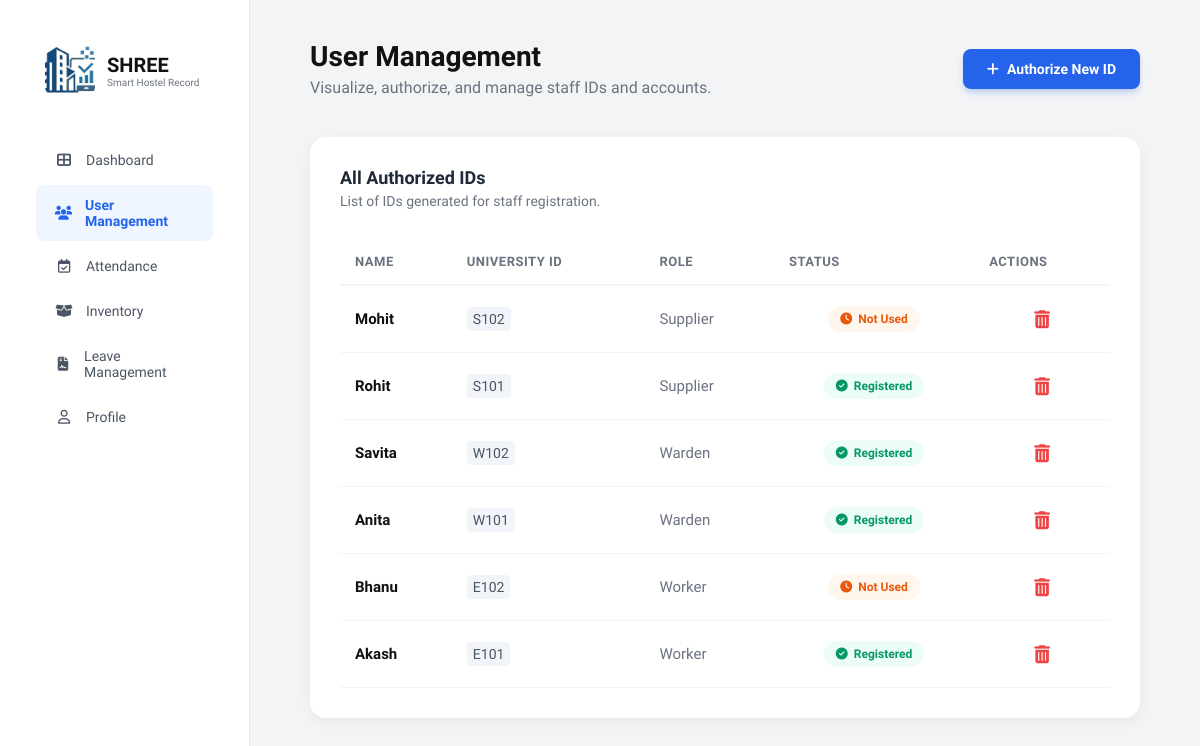
Page /Shree-admin/users/ (signed in) on the earlier database version.
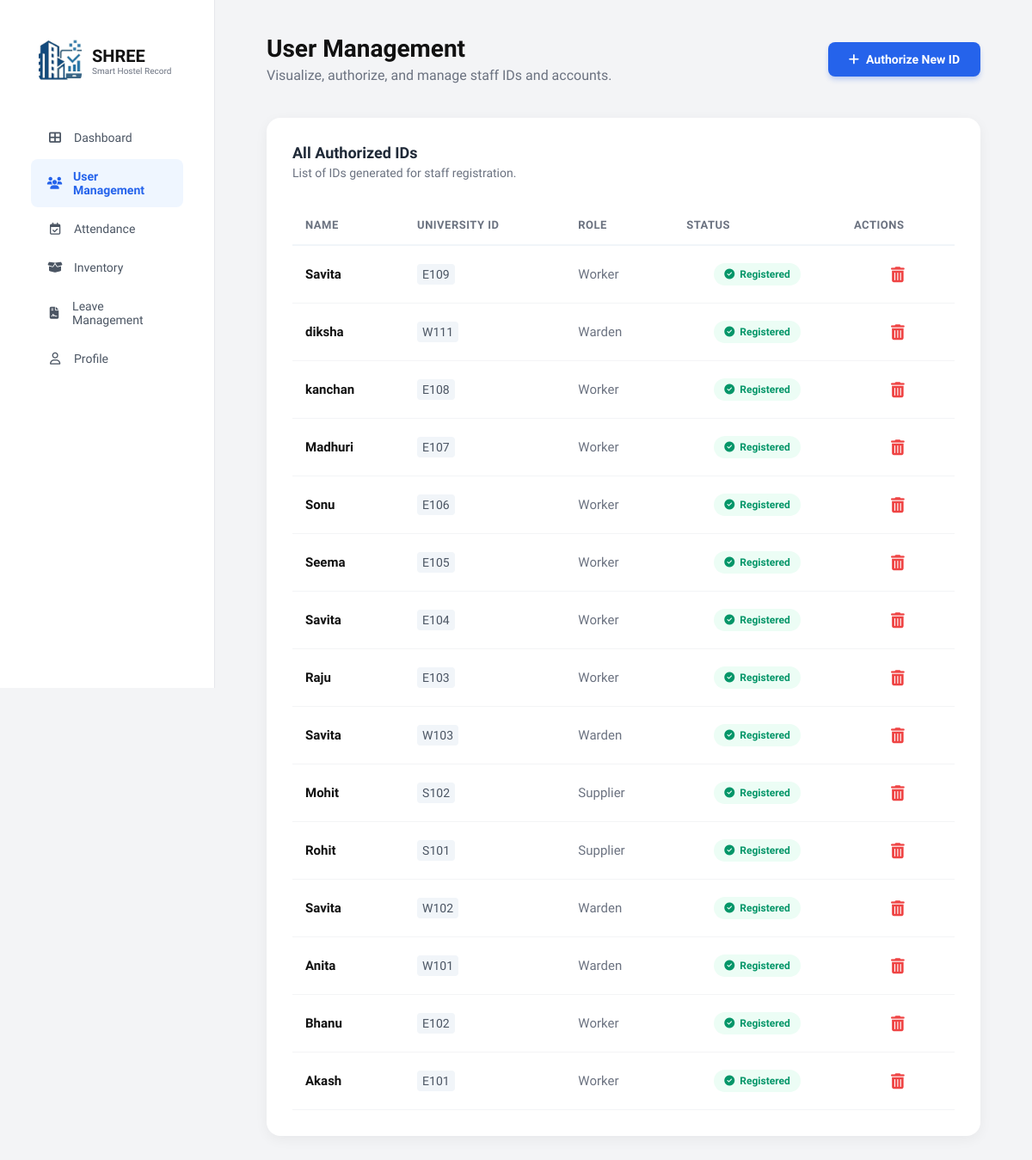
Same page on the later database version.
### accounts/models.py (models this page shows, shortened)
class UniversityID(models.Model):
    university_id = models.CharField(max_length=50, unique=True)
    full_name = models.CharField(max_length=100)
    role = models.CharField(max_length=20, choices=User.ROLE_CHOICES)
    is_used = models.BooleanField(default=False)

### Shree1/views.py (the view)
# urls.py: path('Shree-admin/users/', views.admin_user_management, name='admin_user_management'),
@login_required
def admin_user_management(request):
    wardens = Warden.objects.all()
    workers = Worker.objects.all()
    auth_ids = UniversityID.objects.all().order_by('-id')
    return render(request, 'Shree1/admin_user_management.html', {
        'wardens': wardens,
        'workers': workers,
        'auth_ids': auth_ids
    })

### templates/Shree1/admin_user_management.html (shortened to what this page needs)
{% load static %}
<!doctype html>
<html lang="en">
  <head>
    <link
      rel="stylesheet"
      href="{% static 'Shree1/css/dashboardAdmin.css' %}"
    />
    <link
      rel="stylesheet"
      href="{% static 'Shree1/css/admin_user_management.css' %}"
    />
    <link
      rel="stylesheet"
      href="https://cdnjs.cloudflare.com/ajax/libs/font-awesome/6.5.1/css/all.min.css"
    />
  </head>
  <body>
    <div class="admin-page-container">
      <aside class="sidebar">
        <div class="logo-area">
          <img
            src="{% static 'Shree1/images/logo_img.jpeg' %}"
            alt="SHREE Logo"
            class="nav-logo-file"
          />
          <div class="logo-text">
            <h2 class="brand-name">SHREE</h2>
            <p class="brand-subtext">Smart Hostel Record</p>
          </div>
        </div>
        <nav class="side-nav">
          <a href="{% url 'admin_dashboard' %}" class="nav-link">
            <i class="fa-solid fa-table-cells-large nav-icon"></i> Dashboard
          </a>
          <a href="{% url 'admin_user_management' %}" class="nav-link active">
            <i class="fa-solid fa-users nav-icon"></i> User Management
          </a>
          <a href="{% url 'admin_attendance' %}" class="nav-link">
            <i class="fa-regular fa-calendar-check nav-icon"></i> Attendance
          </a>
          <a href="{% url 'admin_inventory' %}" class="nav-link">
            <i class="fa-solid fa-box-open nav-icon"></i> Inventory
          </a>
          <a href="{% url 'admin_leave_Management' %}" class="nav-link">
            <i class="fa-solid fa-file-contract nav-icon"></i> Leave Management
          </a>
          <a href="{% url 'admin_profile' %}" class="nav-link">
            <i class="fa-regular fa-user nav-icon"></i> Profile
          </a>
        </nav>
      </aside>
      <main class="main-body">
        <header class="main-header">
          <div class="header-left">
            <h1>User Management</h1>
            <p class="header-subtitle">
              Visualize, authorize, and manage staff IDs and accounts.
            </p>
          </div>
          <div class="header-right">
            <button class="add-new-btn" onclick="openModal()">
              <i class="fa-solid fa-plus"></i> Authorize New ID
            </button>
          </div>
        </header>
        <div class="white-card">
          <div class="card-header-bar">
            <h3>All Authorized IDs</h3>
            <p class="card-subtitle">
              List of IDs generated for staff registration.
            </p>
          </div>
          <table class="user-data-table">
            <thead>
              <tr>
                <th>Name</th>
                <th>University ID</th>
                <th>Role</th>
                <th class="centered-head">Status</th>
                <th class="centered-head">Actions</th>
              </tr>
            </thead>
            <tbody>
              {% for id_obj in auth_ids %}
              <tr>
                <td class="name-cell">{{ id_obj.full_name }}</td>
                <td class="uni-id-cell">
                  <code>{{ id_obj.university_id }}</code>
                </td>
                <td class="role-cell">{{ id_obj.role|capfirst }}</td>
                <td class="centered-cell">
                  {% if id_obj.is_used %}
                  <span class="status-indicator registered">
                    <i class="fa-solid fa-circle-check"></i> Registered
                  </span>
                  {% else %}
                  <span class="status-indicator pending">
                    <i class="fa-solid fa-clock"></i> Not Used
                  </span>
                  {% endif %}
                </td>
                <td class="centered-cell">
                  <a
                    href="{% url 'delete_uni_id' id_obj.id %}"
                    class="delete-icon-btn"
                    title="Revoke ID"
                  >
                    <i class="fa-solid fa-trash-can"></i>
                  </a>
                </td>
              </tr>
              {% endfor %}
            </tbody>
          </table>
        </div>
      </main>
    </div>
  </body>
</html>

### static/Shree1/css/dashboardAdmin.css (style rules this page uses)
:root { --primary-blue: #3b82f6; --primary-bg-blue: #eff6ff; --logo-green: #00a884; --text-dark: #334155; --text-light: #64748b; --bg-light: #f8fafc; --white: #ffffff; --border-color: #e2e8f0; }
* { margin: 0; padding: 0; box-sizing: border-box; font-family: "Segoe UI", sans-serif; }
body { background-color: var(--bg-light); color: var(--text-dark); }
.sidebar { width: 260px; background: var(--white); border-right: 1px solid var(--border-color); padding: 20px; display: flex; flex-direction: column; position: fixed; height: 100vh; left: 0; top: 0; z-index: 100; }
.nav-logo-file { width: 50px !important; height: 50px !important; border-radius: 8px; object-fit: cover; }

### static/Shree1/css/admin_user_management.css (style rules this page uses)
* { box-sizing: border-box; }
body { margin: 0; font-family: "Inter", "Segoe UI", sans-serif; background-color: #f3f4f6; color: #1f2937; }
.admin-page-container { display: flex; min-height: 100vh; }
.sidebar { width: 250px; background: white; border-right: 1px solid #e5e7eb; position: sticky; top: 0; height: 100vh; }
.logo-area { display: flex; align-items: center; gap: 12px; padding: 25px; margin-bottom: 20px; }
.nav-logo-file { width: 45px; border-radius: 8px; }
.brand-name { margin: 0; font-size: 20px; font-weight: 700; color: #111; }
.brand-subtext { margin: 0; font-size: 10px; color: #6b7280; }
.side-nav { display: flex; flex-direction: column; gap: 5px; }
.nav-link { display: flex; align-items: center; gap: 12px; padding: 12px 18px; text-decoration: none; color: #4b5563; border-radius: 8px; margin: 0 16px; font-size: 14px; font-weight: 500; }
.nav-link.active { background: #eff6ff; color: #2563eb; font-weight: 600; }
.nav-icon { width: 20px; text-align: center; }
.main-body { flex: 1; padding: 40px 60px; }
.main-header { display: flex; justify-content: space-between; align-items: center; margin-bottom: 40px; }
.header-left h1 { font-size: 28px; margin: 0; font-weight: 700; color: #111; }
.header-subtitle { color: #6b7280; margin: 5px 0 0 0; }
.add-new-btn { background-color: #2563eb; color: white; padding: 12px 24px; border-radius: 8px; border: none; font-weight: 600; font-size: 14px; cursor: pointer; display: flex; align-items: center; gap: 8px; box-shadow: 0 4px 6px -1px rgba(37, 99, 235, 0.3); }
.white-card { background: white; border-radius: 16px; box-shadow: 0 4px 15px rgba(0, 0, 0, 0.05); overflow: hidden; padding: 30px; }
.card-header-bar { margin-bottom: 30px; }
.card-header-bar h3 { font-size: 18px; margin: 0; color: #1f2937; }
.card-subtitle { color: #6b7280; margin: 5px 0 0 0; font-size: 14px; }
.user-data-table { width: 100%; border-collapse: collapse; }
.user-data-table th { text-align: left; padding: 15px; color: #6b7280; font-size: 13px; font-weight: 600; text-transform: uppercase; letter-spacing: 0.5px; border-bottom: 2px solid #f1f5f9; }
.user-data-table td { padding: 20px 15px; border-bottom: 1px solid #f3f4f6; font-size: 15px; }
.name-cell { font-weight: 600; color: #111; }
.role-cell { color: #6b7280; }
.uni-id-cell code { background: #f1f5f9; padding: 4px 6px; border-radius: 4px; font-size: 14px; color: #4b5563; }
.status-indicator { display: inline-flex; align-items: center; gap: 6px; padding: 6px 12px; border-radius: 20px; font-size: 12px; font-weight: 600; }
.status-indicator.registered { background-color: #ecfdf5; color: #059669; }
.centered-head, .centered-cell { text-align: center; }
.delete-icon-btn { color: #ef4444; font-size: 18px; transition: 0.2s; }

Differences in the rows shown:
added UniversityID: full_name "Savita", university_id "E109", role "Worker", is_used True (drawn)
added UniversityID: full_name "diksha", university_id "W111", role "Warden", is_used True (drawn)
added UniversityID: full_name "kanchan", university_id "E108", role "Worker", is_used True (drawn)
added UniversityID: full_name "Madhuri", university_id "E107", role "Worker", is_used True (drawn)
added UniversityID: full_name "Sonu", university_id "E106", role "Worker", is_used True (drawn)
added UniversityID: full_name "Seema", university_id "E105", role "Worker", is_used True (drawn)
added UniversityID: full_name "Savita", university_id "E104", role "Worker", is_used True (drawn)
added UniversityID: full_name "Raju", university_id "E103", role "Worker", is_used True (drawn)
added UniversityID: full_name "Savita", university_id "W103", role "Warden", is_used True (drawn)
changed UniversityID "Mohit": is_used "Not Used" → "Registered"
changed UniversityID "Bhanu": is_used "Not Used" → "Registered"
